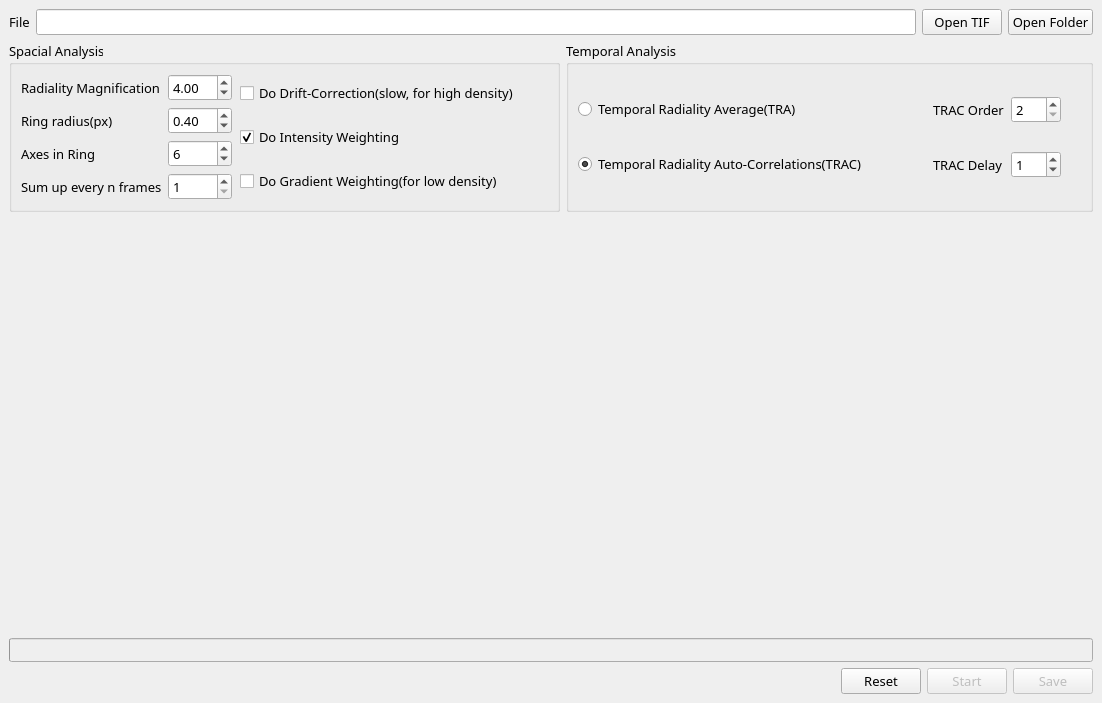
<?xml version="1.0" encoding="UTF-8"?>
<ui version="4.0">
 <author>Lu Xiao</author>
 <class>MainWindow</class>
 <widget class="QMainWindow" name="MainWindow">
  <property name="geometry">
   <rect>
    <x>0</x>
    <y>0</y>
    <width>1102</width>
    <height>703</height>
   </rect>
  </property>
  <property name="sizePolicy">
   <sizepolicy hsizetype="Preferred" vsizetype="Preferred">
    <horstretch>0</horstretch>
    <verstretch>0</verstretch>
   </sizepolicy>
  </property>
  <property name="font">
   <font>
    <family>更纱黑体 UI SC</family>
    <pointsize>10</pointsize>
   </font>
  </property>
  <property name="windowTitle">
   <string>SRRF_cupy</string>
  </property>
  <property name="documentMode">
   <bool>false</bool>
  </property>
  <widget class="QWidget" name="centralwidget">
   <property name="sizePolicy">
    <sizepolicy hsizetype="Expanding" vsizetype="Expanding">
     <horstretch>0</horstretch>
     <verstretch>0</verstretch>
    </sizepolicy>
   </property>
   <layout class="QVBoxLayout" name="verticalLayout">
    <item>
     <layout class="QHBoxLayout" name="horizontalLayout_7">
      <item>
       <widget class="QLabel" name="label_3">
        <property name="text">
         <string>File</string>
        </property>
       </widget>
      </item>
      <item>
       <widget class="QLineEdit" name="lineEdit">
        <property name="minimumSize">
         <size>
          <width>0</width>
          <height>0</height>
         </size>
        </property>
        <property name="readOnly">
         <bool>true</bool>
        </property>
       </widget>
      </item>
      <item>
       <widget class="QPushButton" name="browse_tif_button">
        <property name="text">
         <string>Open TIF</string>
        </property>
       </widget>
      </item>
      <item>
       <widget class="QPushButton" name="browse_folder_button">
        <property name="text">
         <string>Open Folder</string>
        </property>
       </widget>
      </item>
     </layout>
    </item>
    <item>
     <layout class="QHBoxLayout" name="horizontalLayout">
      <item>
       <widget class="QGroupBox" name="groupBox">
        <property name="minimumSize">
         <size>
          <width>0</width>
          <height>120</height>
         </size>
        </property>
        <property name="title">
         <string>Spacial Analysis</string>
        </property>
        <layout class="QHBoxLayout" name="horizontalLayout_9">
         <property name="sizeConstraint">
          <enum>QLayout::SetMinimumSize</enum>
         </property>
         <item>
          <layout class="QGridLayout" name="gridLayout_4" rowminimumheight="0,0,0,0">
           <property name="sizeConstraint">
            <enum>QLayout::SetMinimumSize</enum>
           </property>
           <item row="0" column="0">
            <widget class="QLabel" name="label_6">
             <property name="sizePolicy">
              <sizepolicy hsizetype="Preferred" vsizetype="Minimum">
               <horstretch>0</horstretch>
               <verstretch>0</verstretch>
              </sizepolicy>
             </property>
             <property name="minimumSize">
              <size>
               <width>0</width>
               <height>14</height>
              </size>
             </property>
             <property name="text">
              <string>Radiality Magnification</string>
             </property>
            </widget>
           </item>
           <item row="0" column="1">
            <widget class="QDoubleSpinBox" name="mag_spin_box">
             <property name="minimumSize">
              <size>
               <width>0</width>
               <height>14</height>
              </size>
             </property>
             <property name="minimum">
              <double>2.000000000000000</double>
             </property>
             <property name="maximum">
              <double>20.000000000000000</double>
             </property>
             <property name="singleStep">
              <double>0.500000000000000</double>
             </property>
             <property name="value">
              <double>4.000000000000000</double>
             </property>
            </widget>
           </item>
           <item row="1" column="0">
            <widget class="QLabel" name="label_7">
             <property name="minimumSize">
              <size>
               <width>0</width>
               <height>14</height>
              </size>
             </property>
             <property name="text">
              <string>Ring radius(px)</string>
             </property>
            </widget>
           </item>
           <item row="1" column="1">
            <widget class="QDoubleSpinBox" name="rad_spin_box">
             <property name="minimumSize">
              <size>
               <width>0</width>
               <height>14</height>
              </size>
             </property>
             <property name="minimum">
              <double>0.100000000000000</double>
             </property>
             <property name="maximum">
              <double>20.000000000000000</double>
             </property>
             <property name="singleStep">
              <double>0.100000000000000</double>
             </property>
             <property name="value">
              <double>0.400000000000000</double>
             </property>
            </widget>
           </item>
           <item row="2" column="0">
            <widget class="QLabel" name="label_9">
             <property name="minimumSize">
              <size>
               <width>0</width>
               <height>14</height>
              </size>
             </property>
             <property name="text">
              <string>Axes in Ring</string>
             </property>
            </widget>
           </item>
           <item row="2" column="1">
            <widget class="QSpinBox" name="axes_spin_box">
             <property name="minimumSize">
              <size>
               <width>0</width>
               <height>14</height>
              </size>
             </property>
             <property name="minimum">
              <number>2</number>
             </property>
             <property name="maximum">
              <number>12</number>
             </property>
             <property name="value">
              <number>6</number>
             </property>
            </widget>
           </item>
           <item row="3" column="0">
            <widget class="QLabel" name="label_10">
             <property name="minimumSize">
              <size>
               <width>0</width>
               <height>14</height>
              </size>
             </property>
             <property name="text">
              <string>Sum up every n frames</string>
             </property>
            </widget>
           </item>
           <item row="3" column="1">
            <widget class="QSpinBox" name="n_frame_spin_box">
             <property name="minimumSize">
              <size>
               <width>0</width>
               <height>14</height>
              </size>
             </property>
             <property name="minimum">
              <number>1</number>
             </property>
             <property name="maximum">
              <number>10000</number>
             </property>
             <property name="value">
              <number>1</number>
             </property>
            </widget>
           </item>
          </layout>
         </item>
         <item>
          <spacer name="horizontalSpacer_4">
           <property name="orientation">
            <enum>Qt::Horizontal</enum>
           </property>
           <property name="sizeHint" stdset="0">
            <size>
             <width>13</width>
             <height>21</height>
            </size>
           </property>
          </spacer>
         </item>
         <item>
          <layout class="QVBoxLayout" name="verticalLayout_3">
           <item>
            <widget class="QCheckBox" name="dc_checkbox">
             <property name="sizePolicy">
              <sizepolicy hsizetype="Minimum" vsizetype="Preferred">
               <horstretch>0</horstretch>
               <verstretch>0</verstretch>
              </sizepolicy>
             </property>
             <property name="text">
              <string>Do Drift-Correction(slow, for high density)</string>
             </property>
            </widget>
           </item>
           <item>
            <widget class="QCheckBox" name="iw_checkbox">
             <property name="sizePolicy">
              <sizepolicy hsizetype="Preferred" vsizetype="Preferred">
               <horstretch>0</horstretch>
               <verstretch>0</verstretch>
              </sizepolicy>
             </property>
             <property name="text">
              <string>Do Intensity Weighting</string>
             </property>
             <property name="checked">
              <bool>true</bool>
             </property>
            </widget>
           </item>
           <item>
            <widget class="QCheckBox" name="gw_checkbox">
             <property name="sizePolicy">
              <sizepolicy hsizetype="Minimum" vsizetype="Preferred">
               <horstretch>0</horstretch>
               <verstretch>0</verstretch>
              </sizepolicy>
             </property>
             <property name="text">
              <string>Do Gradient Weighting(for low density)</string>
             </property>
            </widget>
           </item>
          </layout>
         </item>
         <item>
          <spacer name="horizontalSpacer">
           <property name="orientation">
            <enum>Qt::Horizontal</enum>
           </property>
           <property name="sizeHint" stdset="0">
            <size>
             <width>40</width>
             <height>20</height>
            </size>
           </property>
          </spacer>
         </item>
        </layout>
       </widget>
      </item>
      <item>
       <widget class="QGroupBox" name="groupBox">
        <property name="sizePolicy">
         <sizepolicy hsizetype="Preferred" vsizetype="Preferred">
          <horstretch>0</horstretch>
          <verstretch>0</verstretch>
         </sizepolicy>
        </property>
        <property name="minimumSize">
         <size>
          <width>0</width>
          <height>80</height>
         </size>
        </property>
        <property name="title">
         <string>Temporal Analysis</string>
        </property>
        <layout class="QGridLayout" name="gridLayout_3">
         <item row="0" column="3">
          <widget class="QSpinBox" name="trac_order_spin_box">
           <property name="minimum">
            <number>2</number>
           </property>
           <property name="maximum">
            <number>4</number>
           </property>
          </widget>
         </item>
         <item row="0" column="2">
          <widget class="QLabel" name="label_13">
           <property name="text">
            <string>TRAC Order</string>
           </property>
          </widget>
         </item>
         <item row="1" column="2">
          <widget class="QLabel" name="label_14">
           <property name="text">
            <string>TRAC Delay</string>
           </property>
          </widget>
         </item>
         <item row="0" column="1">
          <spacer name="horizontalSpacer_8">
           <property name="orientation">
            <enum>Qt::Horizontal</enum>
           </property>
           <property name="sizeHint" stdset="0">
            <size>
             <width>71</width>
             <height>17</height>
            </size>
           </property>
          </spacer>
         </item>
         <item row="0" column="0">
          <widget class="QRadioButton" name="tra_radio_button">
           <property name="text">
            <string>Temporal Radiality Average(TRA)</string>
           </property>
          </widget>
         </item>
         <item row="1" column="3">
          <widget class="QSpinBox" name="trac_delay_spin_box">
           <property name="minimum">
            <number>0</number>
           </property>
           <property name="maximum">
            <number>100</number>
           </property>
           <property name="value">
            <number>1</number>
           </property>
          </widget>
         </item>
         <item row="1" column="0">
          <widget class="QRadioButton" name="trac_radio_button">
           <property name="text">
            <string>Temporal Radiality Auto-Correlations(TRAC)</string>
           </property>
           <property name="checkable">
            <bool>true</bool>
           </property>
           <property name="checked">
            <bool>true</bool>
           </property>
          </widget>
         </item>
         <item row="0" column="4">
          <spacer name="horizontalSpacer_9">
           <property name="orientation">
            <enum>Qt::Horizontal</enum>
           </property>
           <property name="sizeHint" stdset="0">
            <size>
             <width>31</width>
             <height>17</height>
            </size>
           </property>
          </spacer>
         </item>
        </layout>
       </widget>
      </item>
     </layout>
    </item>
    <item>
     <layout class="QHBoxLayout" name="horizontalLayout_4">
      <item>
       <widget class="ImageView" name="pyqtimv" native="true">
        <property name="enabled">
         <bool>true</bool>
        </property>
        <property name="sizePolicy">
         <sizepolicy hsizetype="Expanding" vsizetype="Expanding">
          <horstretch>0</horstretch>
          <verstretch>0</verstretch>
         </sizepolicy>
        </property>
        <property name="minimumSize">
         <size>
          <width>256</width>
          <height>256</height>
         </size>
        </property>
       </widget>
      </item>
      <item>
       <widget class="ImageView" name="pyqtimv_2" native="true">
        <property name="enabled">
         <bool>true</bool>
        </property>
        <property name="sizePolicy">
         <sizepolicy hsizetype="Expanding" vsizetype="Expanding">
          <horstretch>0</horstretch>
          <verstretch>0</verstretch>
         </sizepolicy>
        </property>
        <property name="minimumSize">
         <size>
          <width>256</width>
          <height>256</height>
         </size>
        </property>
       </widget>
      </item>
     </layout>
    </item>
    <item>
     <widget class="QProgressBar" name="progressBar">
      <property name="enabled">
       <bool>false</bool>
      </property>
      <property name="minimumSize">
       <size>
        <width>0</width>
        <height>24</height>
       </size>
      </property>
      <property name="maximumSize">
       <size>
        <width>16777215</width>
        <height>24</height>
       </size>
      </property>
      <property name="value">
       <number>0</number>
      </property>
      <property name="textVisible">
       <bool>false</bool>
      </property>
      <property name="orientation">
       <enum>Qt::Horizontal</enum>
      </property>
      <property name="invertedAppearance">
       <bool>false</bool>
      </property>
      <property name="textDirection">
       <enum>QProgressBar::TopToBottom</enum>
      </property>
     </widget>
    </item>
    <item>
     <layout class="QHBoxLayout" name="horizontalLayout_8">
      <item>
       <spacer name="horizontalSpacer_3">
        <property name="orientation">
         <enum>Qt::Horizontal</enum>
        </property>
        <property name="sizeHint" stdset="0">
         <size>
          <width>40</width>
          <height>20</height>
         </size>
        </property>
       </spacer>
      </item>
      <item>
       <widget class="QPushButton" name="reset_button">
        <property name="sizePolicy">
         <sizepolicy hsizetype="Preferred" vsizetype="Fixed">
          <horstretch>0</horstretch>
          <verstretch>0</verstretch>
         </sizepolicy>
        </property>
        <property name="maximumSize">
         <size>
          <width>100</width>
          <height>16777215</height>
         </size>
        </property>
        <property name="baseSize">
         <size>
          <width>0</width>
          <height>0</height>
         </size>
        </property>
        <property name="contextMenuPolicy">
         <enum>Qt::DefaultContextMenu</enum>
        </property>
        <property name="text">
         <string>Reset</string>
        </property>
       </widget>
      </item>
      <item>
       <widget class="QPushButton" name="start_button">
        <property name="enabled">
         <bool>false</bool>
        </property>
        <property name="sizePolicy">
         <sizepolicy hsizetype="Preferred" vsizetype="Fixed">
          <horstretch>0</horstretch>
          <verstretch>0</verstretch>
         </sizepolicy>
        </property>
        <property name="maximumSize">
         <size>
          <width>100</width>
          <height>16777215</height>
         </size>
        </property>
        <property name="baseSize">
         <size>
          <width>0</width>
          <height>0</height>
         </size>
        </property>
        <property name="contextMenuPolicy">
         <enum>Qt::DefaultContextMenu</enum>
        </property>
        <property name="text">
         <string>Start</string>
        </property>
       </widget>
      </item>
      <item>
       <widget class="QPushButton" name="save_button">
        <property name="enabled">
         <bool>false</bool>
        </property>
        <property name="sizePolicy">
         <sizepolicy hsizetype="Preferred" vsizetype="Fixed">
          <horstretch>0</horstretch>
          <verstretch>0</verstretch>
         </sizepolicy>
        </property>
        <property name="maximumSize">
         <size>
          <width>100</width>
          <height>16777215</height>
         </size>
        </property>
        <property name="baseSize">
         <size>
          <width>0</width>
          <height>0</height>
         </size>
        </property>
        <property name="contextMenuPolicy">
         <enum>Qt::DefaultContextMenu</enum>
        </property>
        <property name="layoutDirection">
         <enum>Qt::LeftToRight</enum>
        </property>
        <property name="text">
         <string>Save</string>
        </property>
       </widget>
      </item>
     </layout>
    </item>
   </layout>
  </widget>
 </widget>
 <customwidgets>
  <customwidget>
   <class>ImageView</class>
   <extends>QWidget</extends>
   <header>pyqtgraph</header>
   <container>1</container>
  </customwidget>
 </customwidgets>
 <resources/>
 <connections>
  <connection>
   <sender>tra_radio_button</sender>
   <signal>clicked(bool)</signal>
   <receiver>trac_order_spin_box</receiver>
   <slot>setDisabled(bool)</slot>
   <hints>
    <hint type="sourcelabel">
     <x>830</x>
     <y>93</y>
    </hint>
    <hint type="destinationlabel">
     <x>1036</x>
     <y>94</y>
    </hint>
   </hints>
  </connection>
  <connection>
   <sender>trac_radio_button</sender>
   <signal>clicked(bool)</signal>
   <receiver>trac_delay_spin_box</receiver>
   <slot>setEnabled(bool)</slot>
   <hints>
    <hint type="sourcelabel">
     <x>740</x>
     <y>139</y>
    </hint>
    <hint type="destinationlabel">
     <x>1044</x>
     <y>141</y>
    </hint>
   </hints>
  </connection>
  <connection>
   <sender>trac_radio_button</sender>
   <signal>clicked(bool)</signal>
   <receiver>trac_order_spin_box</receiver>
   <slot>setEnabled(bool)</slot>
   <hints>
    <hint type="sourcelabel">
     <x>808</x>
     <y>136</y>
    </hint>
    <hint type="destinationlabel">
     <x>1039</x>
     <y>98</y>
    </hint>
   </hints>
  </connection>
  <connection>
   <sender>tra_radio_button</sender>
   <signal>clicked(bool)</signal>
   <receiver>trac_delay_spin_box</receiver>
   <slot>setDisabled(bool)</slot>
   <hints>
    <hint type="sourcelabel">
     <x>786</x>
     <y>93</y>
    </hint>
    <hint type="destinationlabel">
     <x>1050</x>
     <y>135</y>
    </hint>
   </hints>
  </connection>
 </connections>
</ui>
